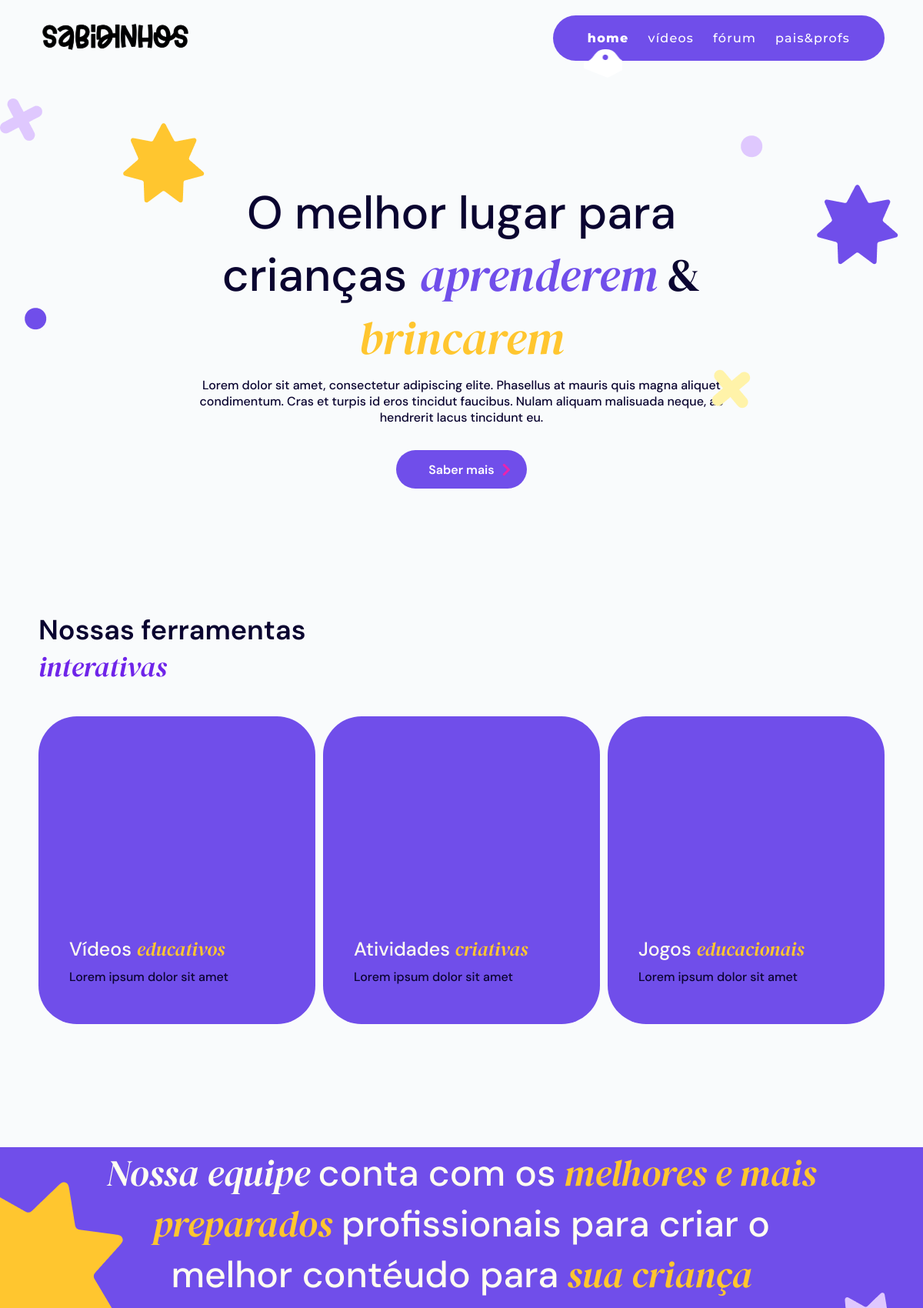
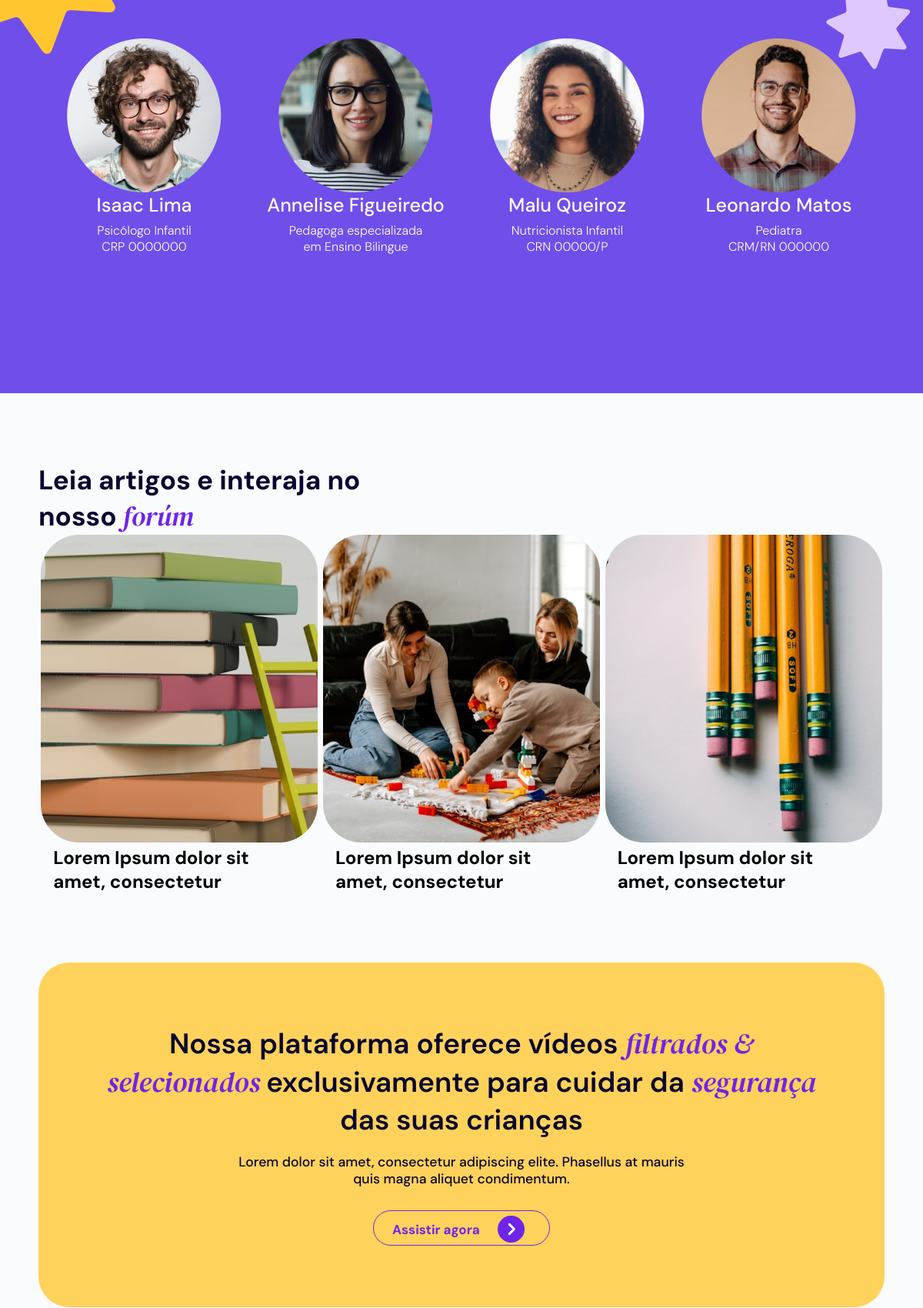
The page / (upper part) on the database its author committed (2 pictures, top to bottom).
### projeto/models.py (models this page shows, shortened)
class LegendaBanner(models.Model):
    texto = models.TextField(verbose_name="Texto da legenda do banner")

class NossasFerramentas(models.Model):
    normal = models.CharField(max_length=50, verbose_name="Texto ferramenta normal",default="")
    destaque = models.CharField(max_length=50, verbose_name="Texto ferramenta destaque", default="")
    descricao = models.CharField(max_length=255, verbose_name="Descrição")

class Equipe(models.Model):
    nome = models.CharField(verbose_name='Nome da pessoa', max_length=50)
    profissao = models.CharField(verbose_name='Profissão', max_length=100)
    registro_profissional = models.CharField(verbose_name='Registro Profissional', max_length=20, blank=True)
    imagem = models.ImageField(upload_to='equipe_fotos/', verbose_name='Foto da pessoa')

class Artigos(models.Model):
    titulo = models.CharField(max_length=100, verbose_name="Título do artigo")
    imagem = models.ImageField(upload_to='artigos_fotos/',  blank=True, null=True)

class PlataformaVideos(models.Model):
    descricao = models.TextField(verbose_name="Subtítulo")

### projeto/views.py (the view)
# urls.py: path('', views.index),
def index(request):
    equipe = Equipe.objects.all()
    legenda_banner = LegendaBanner.objects.first()
    nossas_ferramentas = NossasFerramentas.objects.all()
    artigos = Artigos.objects.all()
    plataforma_videos = PlataformaVideos.objects.first()
    materiais_apoio = MateriaisApoio.objects.all()
    plataforma_jogos = PlataformaJogos.objects.first()
    contato = Contato.objects.first()
    informacoes = Informacoes.objects.all()
    context = {
        'equipe':equipe,
        'legenda_banner': legenda_banner,
        'nossas_ferramentas': nossas_ferramentas,
        'artigos': artigos,
        'plataforma_videos': plataforma_videos,
        'materiais_apoio': materiais_apoio,
        'plataforma_jogos': plataforma_jogos,
        'contato':contato,
        'informacoes':informacoes,
    }
    return render(request, 'index.html', context)

### core/template/index.html (shortened to what this page needs)
{% load static %}
<!DOCTYPE html>
<html lang = "pt-br">
    <head>
        <link rel="stylesheet" href="{% static 'css/home.css' %}">
        <link rel="stylesheet" href="{% static 'css/navbar.css' %}">
        <link rel="stylesheet" href="{% static 'css/footer.css' %}">
    </head>
    <body>
    <header class="header">
        <a href="index.html">
          <img
            class="nav-logo"
            src="{% static 'img/images_navbar/logo.svg' %}"
            alt="Sabidinhos logo"
          />
        </a>
        <nav class="nav">
          <ul class="nav-list">
            <li>
              <a class="nav-link active" href="#">home</a>
            </li>
            <li><a class="nav-link" href="{% url 'videos' %}">vídeos</a></li>
            <li><a class="nav-link" href="{% url 'forum' %}">fórum</a></li>
            <li>
              <a class="nav-link" href="{% url 'pais_profs' %}">pais&profs</a></a>
            </li>
          </ul>
          <div class="select_home"></div>
        </nav>
      </header>
      <br/><br/><br/><br/><br/>
    <section class="hero_home">
        <div class="title_Hero_home">
            <p class="title_font1_home">O melhor lugar para crianças <span class="title_font2_home"><span style="color:#704EEA">aprenderem</span> <span style="font-style: normal;">&</span> <span style="color: #FFC62F;">brincarem</span></span></p>
        </div>
            <div class="iconCircle1_home"><img src="{% static '/img/paste_iconsFlutuantes/CircleGray.png' %}"/></div>
            <div class="iconCircle2_home"><img src="{% static '/img/paste_iconsFlutuantes/CirclePurple.png' %}"/></div>
            <div class="iconPlus1_home"><img src="{% static '/img/paste_iconsFlutuantes/PlusYellow.png' %}"/></div>
            <div class="iconPlus2_home"><img src="{% static '/img/paste_iconsFlutuantes/PlusGray.png' %}"/></div>
            <div class="iconStar1_home"><img src="{% static '/img/paste_iconsFlutuantes/StarPurple.png' %}"/></div>
            <div class="iconStar2_home"><img src="{% static '/img/paste_iconsFlutuantes/StarYellow.png' %}"/></div>
        <div class="legenda_banner_home">
          <p>{{ legenda_banner.texto }}</p>
          <button class="Btn_Legenda">Saber mais
                                      <img src="{% static '/img/icon_Buttons/Setting2.svg' %}" class="icon_btn_Legenda"/>
          </button>
          </div>
      </section>
    <section class="Nossas_Ferramentas_Home">
        <div class="title_NFerramentas_Home">
            <p class="title_NFerramentas1">Nossas ferramentas <span class="title_NFerramentas2">interativas</span></p>
        </div>
        <div class="grupo_Ferramentas_Home">
          {% for ferramenta in nossas_ferramentas %}
                <div class="moldura_Ferramenta">
                    <p class="title_MFerramentas1">{{ferramenta.normal}} <span class="title_MFerramentas2">{{ferramenta.destaque}}</span> <br/><span class="subtitle_MFerramentas">{{ ferramenta.descricao }}</span></p>
                </div>
          {% endfor %}
        </div>
    </section>
    <section class="Nossa_Equipe">
        <div class="title_Nossa_Equipe">
            <p class="title_font1_NEquipe">Nossa equipe <span class="title_font2_NEquipe">conta com os</span> <span class="title_font2_NEquipe"><span class="title_font1_NEquipe" style="color: #FFC62F">melhores e mais preparados</span> profissionais para criar o melhor contéudo para</span> <span style="color: #FFC62F;">sua criança</span></p>
        </div>
        <div class="Img_Equipe">
          {% for membro in equipe %}
              <div class="profile_Equipe">
                  <img src="{{ membro.imagem.url }}" alt="{{ membro.nome }}"/>
                  <p class="title_DescProfile1">{{ membro.nome }}</p>
                  <center>
                      <p class="title_DescProfile2">{{ membro.profissao }}<br/>{{ membro.registro_profissional }}</p>
                  </center>
              </div>
          {% endfor %}
      </div>
        <div class="iconStarYB_profissionais"><img src="{% static '/img/paste_iconsFlutuantes/StarYellowBig.png' %}"/></div>
        <div class="iconStarGray_profissionais"><img src="{% static '/img/paste_iconsFlutuantes/StarGray.png' %}"/></div>
    </section>
    <section class="Leia_artigos_Home">
        <div class="title_LeiaArtigos_Home">
            <p>Leia artigos e interaja no <br> nosso<span class="destaque"> forúm</span></p>
        </div>
        <div class="grupo_LeiaArtigos_Home">
          {% for artigo in artigos %}
                <div class="moldura_Artigos">
                    <img src="{{ artigo.imagem.url }}"alt="livros">
                    <p class="subtitle_Artigos">{{ artigo.titulo }}</p>
                </div>
          {% endfor %}
        </div>
    </section>
    <section class="Plataforma_Videos">
        <div class="title_PlataformaVideos">
            <p>Nossa plataforma oferece vídeos <span class="highlight"> filtrados & <br> selecionados </span> exclusivamente para cuidar da <span class="highlight"> segurança</span> <br> das suas crianças </p>
        </div>
        <div class="Subtitle_PlataformaVideos" style="text-align: center;">
          <p>{{plataforma_videos.descricao|linebreaks}}</p>
      </div>
        <button class="btn">
            <a href="{% url 'videos' %}" class="link-sem-sublinhado">Assistir agora</a>
            <div class="arrowRight"><img src="{% static 'img/icon_Buttons/setting.svg' %}"/></div>
        </button>
    </section>
    </body>
</html>

### core/assets/css/navbar.css (style rules this page uses)
* { padding: 0; margin: 0; box-sizing: border-box; }
.header { display: flex; justify-content: space-between; align-items: center; max-width: 1100px; margin: 0 auto; margin-bottom: 3rem; margin-top: 20px; font-family: "Montserrat", sans-serif; }
.nav-logo { height: 45px; }
.nav { background-color: #704eea; padding: 20px 45px; border-radius: 100px; position: relative; }
.nav-list { list-style: none; display: flex; gap: 25px; }
.nav-link:link, .nav-link:visited { text-decoration: none; color: #fff; font-weight: 500; letter-spacing: 1.2px; transition: all 0.3s; }
.active:link, .active:visited { font-weight: 800; }
.select_home, .select_videos, .select_forum, .select_pais_profs { background-image: url("/img/images_navbar/seleção.png"); background-position: center; background-repeat: no-repeat; position: absolute; bottom: -28px; height: 50px; width: 50px; }
.select_home { left: 40px; }

### core/assets/css/footer.css (style rules this page uses)
* { padding: 0; margin: 0; box-sizing: border-box; }
ul { list-style: none; }

### rows shown on the page
LegendaBanner: texto "Lorem dolor sit amet, consectetur adipiscing elite. Phasellus at mauris quis magna aliquet condimentum. Cras et turpis id eros tincidut faucibus. Nulam aliquam malisuada neque, ac hendrerit lacus tincidunt eu."
NossasFerramentas: normal "Vídeos", destaque "educativos", descricao "Lorem ipsum dolor sit amet"
NossasFerramentas: normal "Atividades", destaque "criativas", descricao "Lorem ipsum dolor sit amet"
NossasFerramentas: normal "Jogos", destaque "educacionais", descricao "Lorem ipsum dolor sit amet"
Equipe: imagem (picture), nome "Isaac Lima", profissao "Psicólogo Infantil", registro_profissional "CRP 0000000"
Equipe: imagem (picture), nome "Annelise Figueiredo", profissao "Pedagoga especializada", registro_profissional "em Ensino Bilingue"
Equipe: imagem (picture), nome "Malu Queiroz", profissao "Nutricionista Infantil", registro_profissional "CRN 00000/P"
Equipe: imagem (picture), nome "Leonardo Matos", profissao "Pediatra", registro_profissional "CRM/RN 000000"
Artigos: imagem (picture), titulo "Lorem Ipsum dolor sit amet, consectetur"
Artigos: imagem (picture), titulo "Lorem Ipsum dolor sit amet, consectetur"
Artigos: imagem (picture), titulo "Lorem Ipsum dolor sit amet, consectetur"
PlataformaVideos: descricao "Lorem dolor sit amet, consectetur adipiscing elite. Phasellus at mauris quis magna aliquet condimentum."
